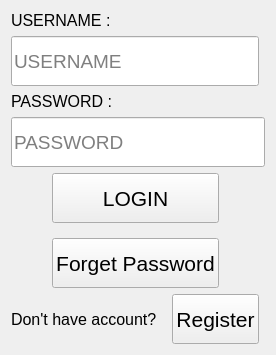
      <widget class="QWidget" name="login">
       <layout class="QGridLayout" name="gridLayout_3">
        <item row="1" column="0">
         <widget class="QLineEdit" name="login_name">
          <property name="minimumSize">
           <size>
            <width>50</width>
            <height>50</height>
           </size>
          </property>
          <property name="font">
           <font>
            <family>MS Shell Dlg 2</family>
            <pointsize>14</pointsize>
            <weight>50</weight>
            <italic>false</italic>
            <bold>false</bold>
           </font>
          </property>
          <property name="text">
           <string/>
          </property>
          <property name="placeholderText">
           <string>USERNAME</string>
          </property>
         </widget>
        </item>
        <item row="7" column="0">
         <layout class="QHBoxLayout" name="horizontalLayout_6">
          <property name="spacing">
           <number>15</number>
          </property>
          <item>
           <widget class="QLabel" name="label_13">
            <property name="font">
             <font>
              <family>MS Shell Dlg 2</family>
              <pointsize>12</pointsize>
              <weight>50</weight>
              <italic>false</italic>
              <bold>false</bold>
             </font>
            </property>
            <property name="text">
             <string>Don't have account?</string>
            </property>
           </widget>
          </item>
          <item>
           <widget class="QPushButton" name="reg_btn_2">
            <property name="minimumSize">
             <size>
              <width>50</width>
              <height>50</height>
             </size>
            </property>
            <property name="maximumSize">
             <size>
              <width>200</width>
              <height>50</height>
             </size>
            </property>
            <property name="font">
             <font>
              <family>MS Shell Dlg 2</family>
              <pointsize>16</pointsize>
              <weight>50</weight>
              <italic>false</italic>
              <bold>false</bold>
             </font>
            </property>
            <property name="text">
             <string>Register</string>
            </property>
           </widget>
          </item>
         </layout>
        </item>
        <item row="0" column="0">
         <widget class="QLabel" name="label_3">
          <property name="font">
           <font>
            <family>MS Shell Dlg 2</family>
            <pointsize>12</pointsize>
            <weight>50</weight>
            <italic>false</italic>
            <bold>false</bold>
           </font>
          </property>
          <property name="text">
           <string>USERNAME :</string>
          </property>
         </widget>
        </item>
        <item row="3" column="0" colspan="2">
         <widget class="QLineEdit" name="login_pass">
          <property name="minimumSize">
           <size>
            <width>50</width>
            <height>50</height>
           </size>
          </property>
          <property name="font">
           <font>
            <family>MS Shell Dlg 2</family>
            <pointsize>14</pointsize>
            <weight>50</weight>
            <italic>false</italic>
            <bold>false</bold>
           </font>
          </property>
          <property name="text">
           <string/>
          </property>
          <property name="echoMode">
           <enum>QLineEdit::Password</enum>
          </property>
          <property name="placeholderText">
           <string>PASSWORD</string>
          </property>
         </widget>
        </item>
        <item row="2" column="0" colspan="2">
         <widget class="QLabel" name="label_6">
          <property name="font">
           <font>
            <family>MS Shell Dlg 2</family>
            <pointsize>12</pointsize>
            <weight>50</weight>
            <italic>false</italic>
            <bold>false</bold>
           </font>
          </property>
          <property name="text">
           <string>PASSWORD :</string>
          </property>
         </widget>
        </item>
        <item row="6" column="0">
         <layout class="QHBoxLayout" name="horizontalLayout_7">
          <property name="spacing">
           <number>10</number>
          </property>
          <item>
           <spacer name="horizontalSpacer_3">
            <property name="orientation">
             <enum>Qt::Horizontal</enum>
            </property>
            <property name="sizeHint" stdset="0">
             <size>
              <width>40</width>
              <height>20</height>
             </size>
            </property>
           </spacer>
          </item>
          <item>
           <layout class="QVBoxLayout" name="verticalLayout_3">
            <property name="spacing">
             <number>15</number>
            </property>
            <item>
             <widget class="QPushButton" name="login_2">
              <property name="minimumSize">
               <size>
                <width>50</width>
                <height>50</height>
               </size>
              </property>
              <property name="font">
               <font>
                <family>MS Shell Dlg 2</family>
                <pointsize>16</pointsize>
                <weight>50</weight>
                <italic>false</italic>
                <bold>false</bold>
               </font>
              </property>
              <property name="text">
               <string>LOGIN</string>
              </property>
             </widget>
            </item>
            <item>
             <widget class="QPushButton" name="forget_pass">
              <property name="minimumSize">
               <size>
                <width>50</width>
                <height>50</height>
               </size>
              </property>
              <property name="font">
               <font>
                <family>MS Shell Dlg 2</family>
                <pointsize>16</pointsize>
                <weight>50</weight>
                <italic>false</italic>
                <bold>false</bold>
               </font>
              </property>
              <property name="text">
               <string>Forget Password</string>
              </property>
             </widget>
            </item>
           </layout>
          </item>
          <item>
           <spacer name="horizontalSpacer_4">
            <property name="orientation">
             <enum>Qt::Horizontal</enum>
            </property>
            <property name="sizeHint" stdset="0">
             <size>
              <width>40</width>
              <height>20</height>
             </size>
            </property>
           </spacer>
          </item>
         </layout>
        </item>
       </layout>
      </widget>
